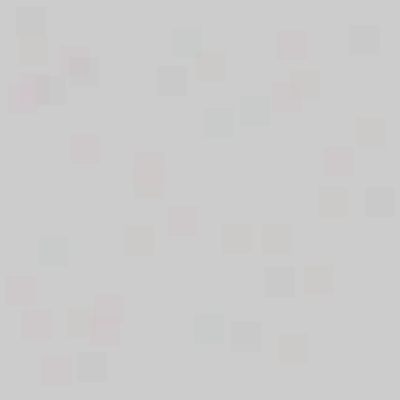
Frame 1 (no input)
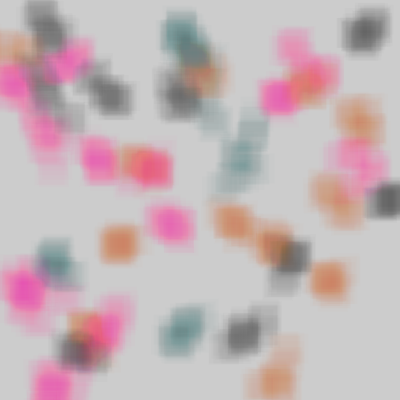
Frame 60 (the mouse pressed at the canvas centre just before this capture)
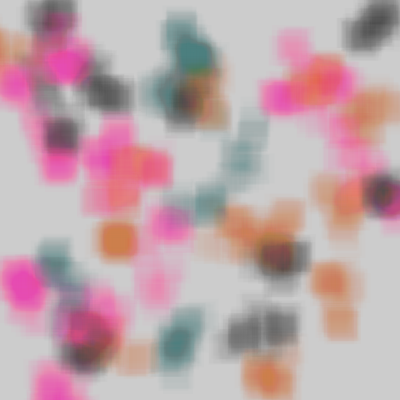
Frame 120 (the mouse held since frame 60 and released just before this capture)

The Processing sketch that drew these frames (run headless with seeded random() and noise(); from frame 60 on, the mouse is pressed at the canvas centre):

// Processing sketch: processing_21620
// ── processing_21620.pde

int num = 40;


thing[] stuff = new thing[num];
 color[] Colors = new color[4];

void setup(){
size(400,400);
smooth();
rectMode(CENTER);

  Colors[0] = color(40,5);
Colors[1] = color(255, 29, 153, 5);
  Colors[2] = color(228, 111, 48, 5);
  Colors[3] = color(34,127,101,5);

 for(int z=0;z<num;z++){
stuff[z]= new thing();
 }
}

void draw()
{
  for(int v=0;v<num; v++){
stuff[v].update();
 stuff[v].display();
  }
}
  
  
  
  class thing{
    
    float x = random(15,width-15);
    float y =random(15,height-15);
    color mycol = Colors[floor(random(0,4))];

    thing(){
    }
    
    void update(){
    
x=x+random(-6,6);
y=y+random(-6,6);
    }
    
    
    void display(){
      noStroke();
      fill(mycol);
rect(x,y,30,30);
//rect
    
    }
  }
